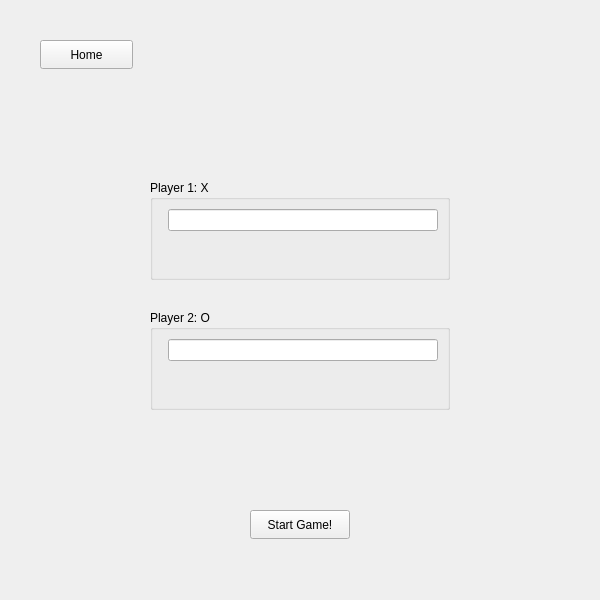
<?xml version="1.0" encoding="UTF-8"?>
<ui version="4.0">
 <class>PlayerNamesPage</class>
 <widget class="QWidget" name="PlayerNamesPage">
  <property name="geometry">
   <rect>
    <x>0</x>
    <y>0</y>
    <width>600</width>
    <height>600</height>
   </rect>
  </property>
  <property name="windowTitle">
   <string>Form</string>
  </property>
  <widget class="QGroupBox" name="player1groupBox">
   <property name="geometry">
    <rect>
     <x>150</x>
     <y>180</y>
     <width>300</width>
     <height>100</height>
    </rect>
   </property>
   <property name="title">
    <string>Player 1: X</string>
   </property>
   <layout class="QFormLayout" name="formLayout">
    <item row="0" column="1">
     <widget class="QLineEdit" name="player1LineEdit"/>
    </item>
   </layout>
  </widget>
  <widget class="QPushButton" name="homeBottom">
   <property name="geometry">
    <rect>
     <x>40</x>
     <y>40</y>
     <width>93</width>
     <height>29</height>
    </rect>
   </property>
   <property name="text">
    <string>Home</string>
   </property>
  </widget>
  <widget class="QPushButton" name="startGameButton">
   <property name="geometry">
    <rect>
     <x>250</x>
     <y>510</y>
     <width>100</width>
     <height>29</height>
    </rect>
   </property>
   <property name="text">
    <string>Start Game!</string>
   </property>
  </widget>
  <widget class="QGroupBox" name="player2groupBox_2">
   <property name="geometry">
    <rect>
     <x>150</x>
     <y>310</y>
     <width>300</width>
     <height>100</height>
    </rect>
   </property>
   <property name="title">
    <string>Player 2: O </string>
   </property>
   <layout class="QFormLayout" name="formLayout_2">
    <item row="0" column="1">
     <widget class="QLineEdit" name="player2LineEdit"/>
    </item>
   </layout>
  </widget>
 </widget>
 <resources/>
 <connections/>
</ui>
